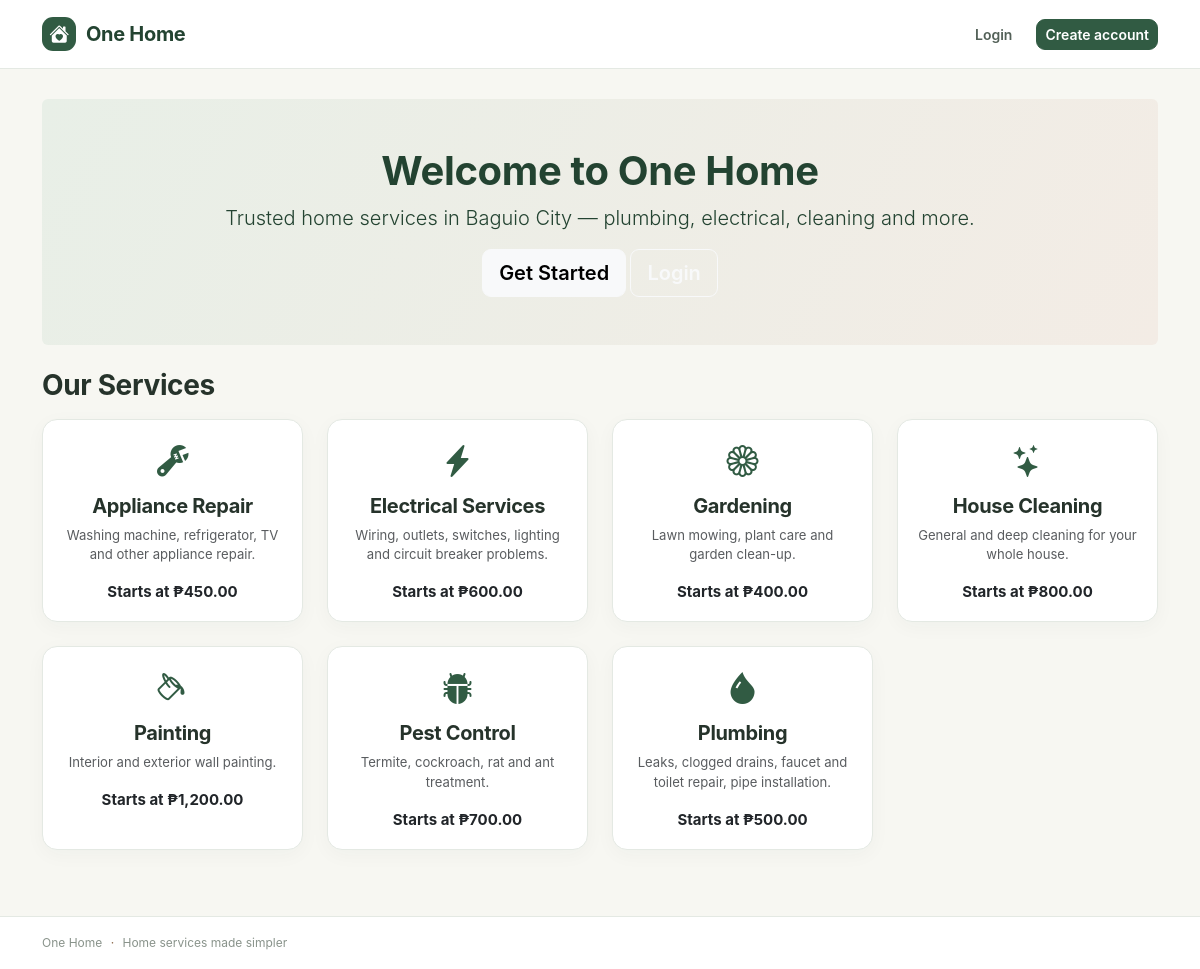
The page / on the database its author committed.
### tables this page shows
CREATE TABLE services (
  id INT AUTO_INCREMENT PRIMARY KEY,
  name VARCHAR(100) NOT NULL,
  description TEXT,
  price DECIMAL(10,2) NOT NULL,
  icon VARCHAR(50) NOT NULL DEFAULT 'bi-tools',
  is_active TINYINT NOT NULL DEFAULT 1,
  INDEX idx_services_active_name (is_active, name),
  CHECK (price >= 0),
  CHECK (is_active IN (0,1))
);

### includes/auth.php (called while the page is built, shortened)
<?php
require_once INC . '/dbconn.php';
require_once INC . '/functions.php';
function current_user()
{
    static $loaded = false;
    static $user = null;
    if (!$loaded) {
        $loaded = true;
    }
    return $user;
}

### includes/functions.php (the view, shortened to what this page needs)
<?php
function e($s)
{
    return htmlspecialchars((string) $s, ENT_QUOTES, 'UTF-8');
}
function url($p)
{
    return BASE_URL . '/' . ltrim($p, '/');
}
function money($n)
{
    return '₱' . number_format((float) $n, 2);
}
function db_run($sql, $params = [])
{
    global $conn;
    $st = mysqli_prepare($conn, $sql);
    if (!mysqli_stmt_execute($st)) {
        error_log('One Home SQL execute error: ' . mysqli_stmt_error($st));
        http_response_code(500);
        exit('Something went wrong. Please try again later.');
    }
    return $st;
}
function db_all($sql, $params = [])
{
    $r = mysqli_stmt_get_result(db_run($sql, $params));
    return $r ? mysqli_fetch_all($r, MYSQLI_ASSOC) : [];
}
{ ?>
<?php }
function service_card($s, $book = true)
{
    ob_start(); ?>
    <div class="col-md-4 col-lg-3 mb-4">
        <div class="card service-card h-100 text-center">
            <div class="card-body">
                <i class="bi <?= e($s['icon']) ?> service-icon"></i>
                <h5 class="mt-2"><?= e($s['name']) ?></h5>
                <p class="small text-muted"><?= e($s['description']) ?></p>
                <p class="fw-bold mb-0">Starts at <?= money($s['price']) ?></p>
            </div>
        </div>
    </div>
    <?php return ob_get_clean();
}
    ?>

### includes/header.php (shortened to what this page needs)
<?php
$u = current_user();
$role_class = $u && $u['status'] === 'active' ? $u['role'] : 'guest';
?>
<!DOCTYPE html>
<html lang="en">
<head>
    <link href="https://cdn.jsdelivr.net/npm/bootstrap@5.3.3/dist/css/bootstrap.min.css" rel="stylesheet">
    <link href="https://cdn.jsdelivr.net/npm/bootstrap-icons@1.11.3/font/bootstrap-icons.min.css" rel="stylesheet">
    <link href="<?= url('css/style.css') ?>" rel="stylesheet">
</head>
<body class="role-<?= e($role_class) ?>">
    <?php require __DIR__ . '/navbar.php'; ?>
    <main class="container app-main">

### includes/navbar.php (shortened to what this page needs)
<header class="app-header">
    <nav class="navbar navbar-expand-lg">
        <div class="container">
            <a class="navbar-brand" href="<?= url($u && $u['status'] === 'active' ? home_for($u['role']) : 'index.php') ?>">
                <span class="brand-mark"><i class="bi bi-house-heart-fill"></i></span>
                <span>One Home</span>
            </a>
            <div class="collapse navbar-collapse" id="mainNav">
                <div class="nav-account">
                    <?php if ($u && $u['status'] === 'active'): ?>
                        <a class="nav-profile" href="<?= url($u['role'] === 'admin' ? 'admin/profile.php' : $u['role'] . '/profile.php') ?>">
                            <span class="nav-avatar"><?= e(strtoupper(substr($u['name'], 0, 1))) ?></span>
                            <span class="d-none d-md-inline"><?= e($u['name']) ?></span>
                        </a>
                        <form method="post" action="<?= url('logout.php') ?>" class="d-inline">
                            <?= csrf_input() ?>
                            <button class="btn btn-logout" type="submit">Sign out</button>
                        </form>
                    <?php else: ?>
                        <a class="nav-link" href="<?= url('login.php') ?>">Login</a>
                        <a class="btn btn-primary btn-sm" href="<?= url('register.php') ?>">Create account</a>
                    <?php endif; ?>
                </div>
            </div>
        </div>
    </nav>
</header>

### index.php (shortened to what this page needs)
<?php
require_once __DIR__ . '/includes/auth.php';
$services = db_all("SELECT * FROM services WHERE is_active=1 ORDER BY name");
require INC . '/header.php'; ?>
<div class="hero text-center p-5 mb-4 rounded">
    <h1>Welcome to One Home</h1>
    <p class="lead">Trusted home services in Baguio City &mdash; plumbing, electrical, cleaning and more.</p>
    <a class="btn btn-light btn-lg" href="<?= url('register.php') ?>">Get Started</a>
    <a class="btn btn-outline-light btn-lg" href="<?= url('login.php') ?>">Login</a>
</div>
<h3 class="mb-3">Our Services</h3>
<div class="row"><?php foreach ($services as $s)
    echo service_card($s, false); ?></div>
<?php require INC . '/footer.php'; ?>

### includes/footer.php (shortened to what this page needs)
    </main>
    <footer class="app-footer">
        <div class="container">One Home <span>·</span> Home services made simpler</div>
    </footer>
</body>
</html>

### css/style.css (style rules this page uses)
:root { --green: #315b43; --green-dark: #234331; --green-soft: #eaf1eb; --brown: #8a6546; --brown-dark: #5d4431; --brown-soft: #f3ece5; --cream: #f7f7f2; --ink: #26332b; --muted: #718078; --line: #e4e9e3; --white: #ffffff; }
* { box-sizing: border-box; }
body { background: var(--cream); color: var(--ink); font-family: Inter, "Segoe UI", Arial, sans-serif; font-size: 15px; min-height: 100vh; }
.app-header { background: var(--white); border-bottom: 1px solid var(--line); }
.navbar { min-height: 68px; padding: 10px 0; }
.navbar-brand { display:flex; align-items:center; gap:10px; color:var(--green-dark)!important; font-weight:750; letter-spacing:-.3px; }
.brand-mark { width:34px;height:34px;border-radius:11px;background:var(--green);color:white;display:inline-flex;align-items:center;justify-content:center; }
.nav-link { color:#536158!important; border-radius:9px; padding:9px 12px!important; font-weight:600; font-size:14px; }
.nav-account { display:flex; align-items:center; gap:12px; }
.app-main { min-height:calc(100vh - 125px); padding-top:30px; padding-bottom:42px; }
h1,h2,h3,h4,h5 { color:var(--ink); letter-spacing:-.35px; font-weight:700; }
.card { border:1px solid var(--line); border-radius:15px; box-shadow:0 5px 20px rgba(35,67,49,.035); }
.card-body { padding:18px; }
.btn { border-radius:9px; font-weight:600; }
.btn-primary { background:var(--green); border-color:var(--green); }
.service-icon { font-size:2rem; color:var(--green); }
.service-card { transition:transform .15s ease, box-shadow .15s ease; }
.app-footer { padding:17px 0; color:#89938b; border-top:1px solid var(--line); background:white; font-size:12px; }
.app-footer span { padding:0 5px; color:var(--brown); }
.hero { border-radius:18px; padding:42px 28px; color:var(--green-dark); background:linear-gradient(120deg,#e8efe7,#f3ece5); }
.hero h1 { color:var(--green-dark); }

### rows shown on the page
services: name "Appliance Repair", description "Washing machine, refrigerator, TV and other appliance repair.", price "₱450.00"
services: name "Electrical Services", description "Wiring, outlets, switches, lighting and circuit breaker problems.", price "₱600.00"
services: name "Gardening", description "Lawn mowing, plant care and garden clean-up.", price "₱400.00"
services: name "House Cleaning", description "General and deep cleaning for your whole house.", price "₱800.00"
services: name "Painting", description "Interior and exterior wall painting.", price "₱1,200.00"
services: name "Pest Control", description "Termite, cockroach, rat and ant treatment.", price "₱700.00"
services: name "Plumbing", description "Leaks, clogged drains, faucet and toilet repair, pipe installation.", price "₱500.00"
